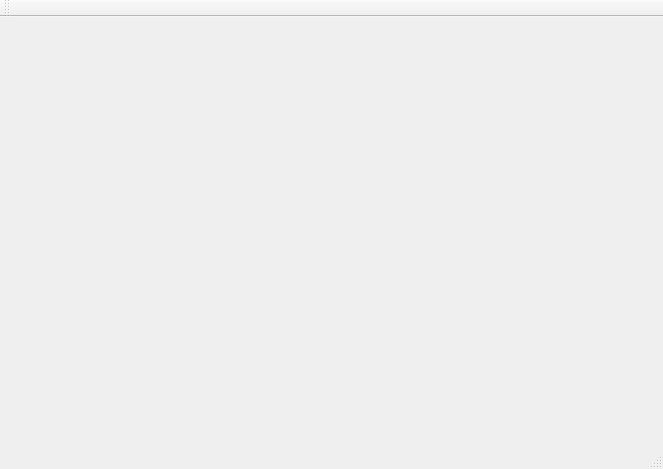
<?xml version="1.0" encoding="UTF-8"?>
<ui version="4.0">
 <class>MainWindow</class>
 <widget class="QMainWindow" name="MainWindow">
  <property name="geometry">
   <rect>
    <x>0</x>
    <y>0</y>
    <width>663</width>
    <height>469</height>
   </rect>
  </property>
  <property name="windowTitle">
   <string>MainWindow</string>
  </property>
  <widget class="QWidget" name="centralWidget">
   <widget class="QCustomPlot" name="widget" native="true">
    <property name="geometry">
     <rect>
      <x>150</x>
      <y>30</y>
      <width>491</width>
      <height>371</height>
     </rect>
    </property>
   </widget>
  </widget>
  <widget class="QMenuBar" name="menuBar">
   <property name="geometry">
    <rect>
     <x>0</x>
     <y>0</y>
     <width>663</width>
     <height>21</height>
    </rect>
   </property>
  </widget>
  <widget class="QToolBar" name="mainToolBar">
   <attribute name="toolBarArea">
    <enum>TopToolBarArea</enum>
   </attribute>
   <attribute name="toolBarBreak">
    <bool>false</bool>
   </attribute>
  </widget>
  <widget class="QStatusBar" name="statusBar"/>
 </widget>
 <layoutdefault spacing="6" margin="11"/>
 <customwidgets>
  <customwidget>
   <class>QCustomPlot</class>
   <extends>QWidget</extends>
   <header>qcustomplot.h</header>
   <container>1</container>
  </customwidget>
 </customwidgets>
 <resources/>
 <connections/>
</ui>
